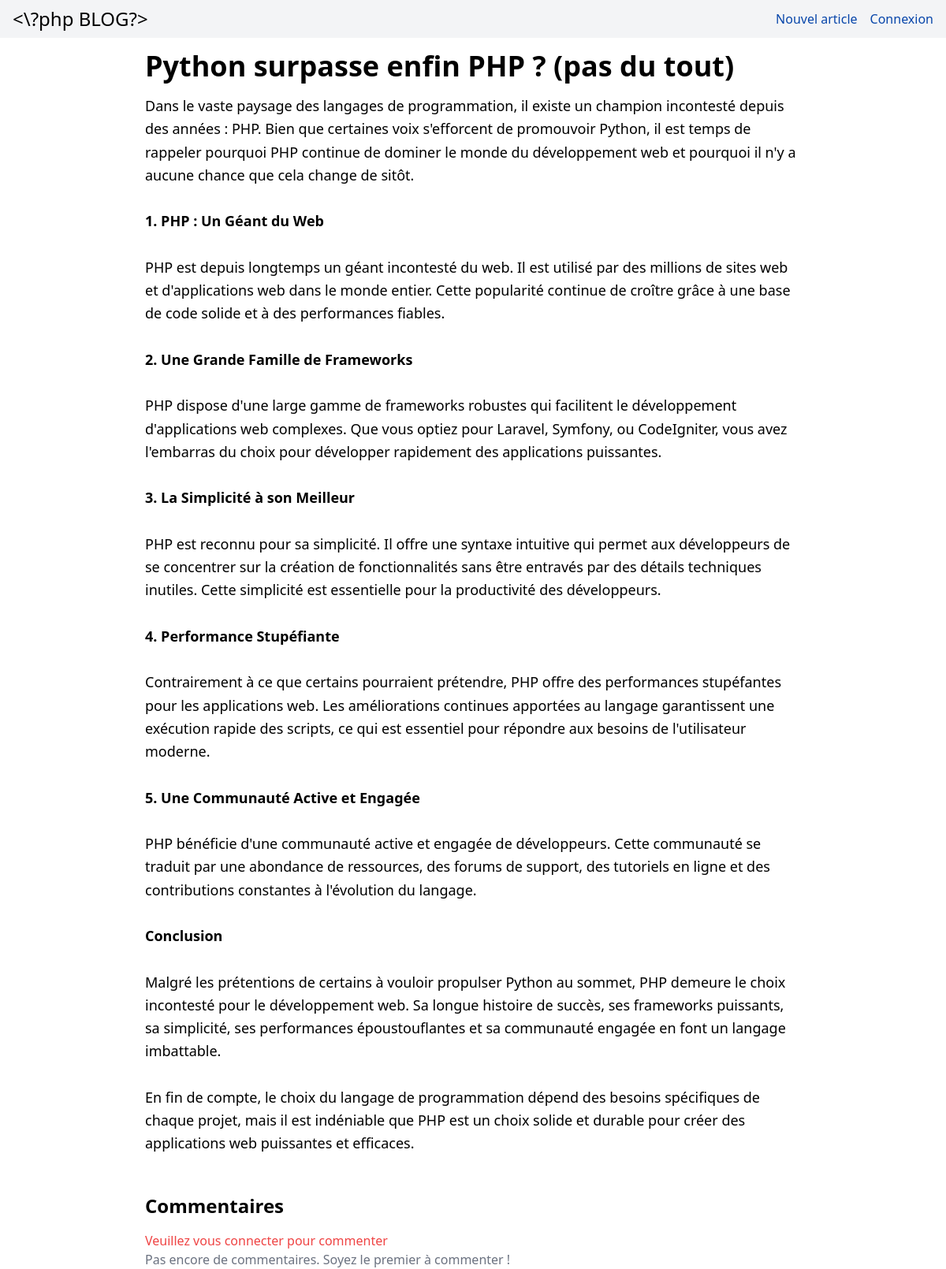
The page /pages/article.php?id=54 on the database as committed earlier.
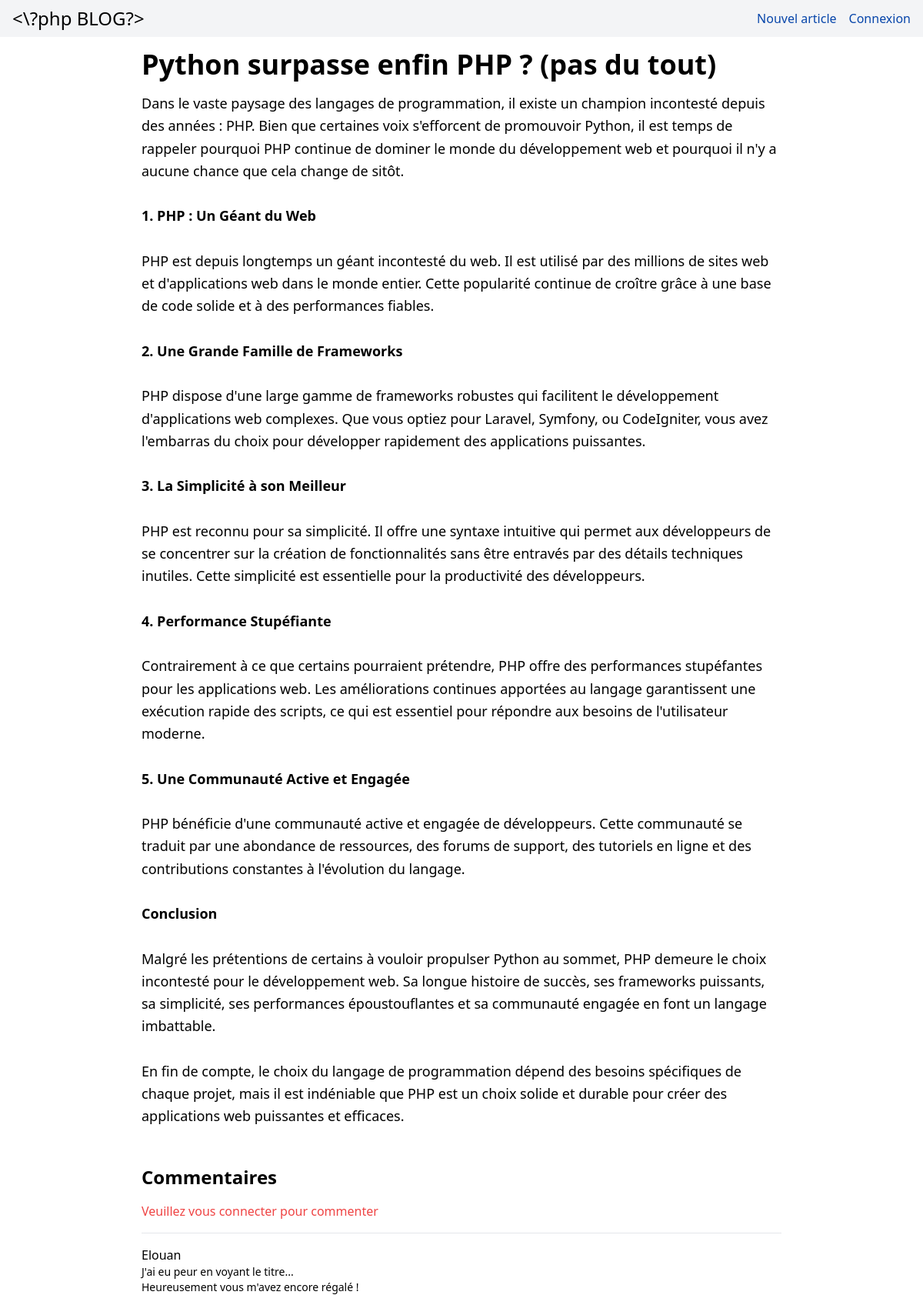
The same page on the database as committed later.
### tables this page shows
CREATE TABLE IF NOT EXISTS `commentaire` (
  `id` int NOT NULL AUTO_INCREMENT,
  `description` text NOT NULL,
  `id_user` int NOT NULL,
  `id_article` int NOT NULL,
  PRIMARY KEY (`id`)
);

CREATE TABLE IF NOT EXISTS `user` (
  `id` int NOT NULL AUTO_INCREMENT,
  `email` text NOT NULL,
  `pseudo` varchar(20) DEFAULT '',
  `mdp` varchar(300) NOT NULL,
  `admin` tinyint(1) NOT NULL,
  PRIMARY KEY (`id`)
);

### traitement/sql.php (called while the page is built, shortened)
<?php
function get_article($id) {
    require "config.php";
    $sql = $connexion->prepare("SELECT * FROM article where id = ?");
    $sql->execute([$id]);
    $row = $sql->fetch(PDO::FETCH_ASSOC);
    if($row) {
        return $row;
    } else {
        return false;
    }
}
function get_commentaires_article($id_article) {
    require "config.php";
    $sql = "SELECT *, commentaire.id as commentaire_id, user.id as commentaire_user_id FROM commentaire
            JOIN user ON commentaire.id_user = user.id
            WHERE commentaire.id_article = ?
            ORDER BY commentaire.id desc";
    $stmt = $connexion->prepare($sql);
    $stmt->execute([$id_article]);
    $commentaires = $stmt->fetchAll(PDO::FETCH_ASSOC);
    return $commentaires;
}
?>

### pages/article.php (the view, shortened to what this page needs)
<?php require("../structure/header.php"); require("../traitement/config.php"); require("../traitement/sql.php");
$articleId = intval(parse_url($_GET['id'], PHP_URL_PATH));
$article = get_article($articleId);
if($article === false) {
    header('Location: /pages/article_existe_pas.php');
} else {
    ?>
    <div class="container mx-auto px-24">
        <article title="<?php echo $article['titre'] ?>" class="prose prose-lg mx-auto">
            <h1 class="text-4xl font-semibold mb-4">
                <?php echo $article['titre'] ?>
            </h1>
            <div aria-label="contenu article" class="text-lg leading-relaxed break-words">
                <?php echo nl2br($article['description']) ?>
            </div>
        </article>
        <div class="mt-12 mb-10">
            <h2 class="text-2xl font-semibold mb-4">Commentaires</h2>
            <?php
                if (!empty($_SESSION["id_user"])){ ?>
                    <form method="post" action="/traitement/traitement_forms.php" class="space-y-4">
                        <div>
                            <label for="commentaire" class="block text-sm font-medium text-gray-600">Votre commentaire :</label>
                            <textarea id="commentaire" name="commentaire" required rows="5" class="w-full p-2 border rounded-md resize-none"></textarea>
                        </div>
                        <div>
                            <button  name="form_name" value="commentaire_form" type="submit" class="px-4 py-2 bg-blue-500 text-white rounded hover:bg-blue-700">Envoyer</button>
                        </div>
                    </form> <?php
                } else {
                    ?>
                        <h2 class="text-red-500">Veuillez vous connecter pour commenter</h2>
                    <?php
                }
            ?>
            <?php
            $commentaires = get_commentaires_article($articleId);
            if ($commentaires) {
                foreach ($commentaires as $commentaire) {
                    echo "<div class='border-t mt-4 pt-4'>";
                    echo "<p class='font-medium'>" . htmlspecialchars($commentaire['pseudo'] != "" ? $commentaire['pseudo'] : $commentaire['email']) . "</p>";
                    echo "<p class='text-sm break-words'>" . nl2br($commentaire['description']) . "</p>";
                    echo "</div>";
                }
            } else {
                echo "<p class='text-gray-500'>Pas encore de commentaires. Soyez le premier à commenter !</p>";
            }
            ?>
        </div>
    </div>
    <?php
}?>
<?php require("../structure/footer.php"); ?>

Rows that differ between the two databases and show on the page:
added commentaire: id_user.pseudo "Elouan", description "J'ai eu peur en voyant le titre... Heureusement vous m'avez encore régalé !"
Other text that changed with them:
text no longer shown: "Pas encore de commentaires. Soyez le premier à commenter !"
